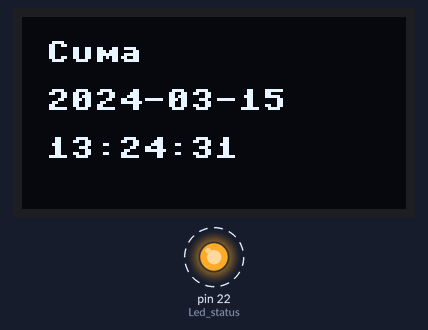
A program run on a simulated MicroPython board. Shown: 128×64 one-colour display, output pins drawn as LEDs (lit = HIGH). Dashed ring = blinking. WiFi joins after 1.5 s; the clock reads 2024-03-15 10:24:30 at power-on unless the program sets it; library files of the repository ran but are not shown: ssd1306.py; what the program prints to the serial console is not drawn.

Above: at 1.1 s.
At 9.1 s:
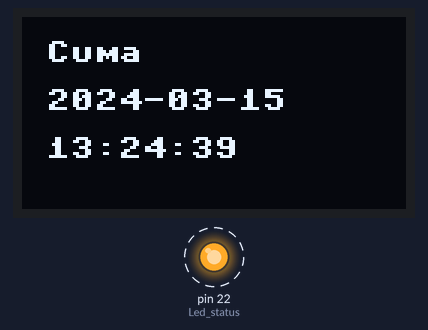
At 19.1 s:
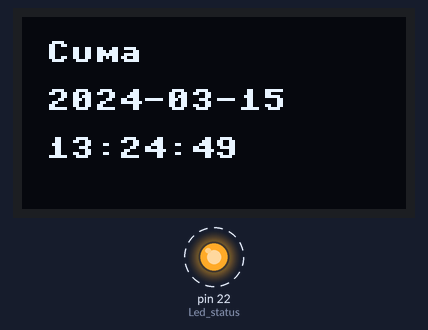
At 38.1 s:
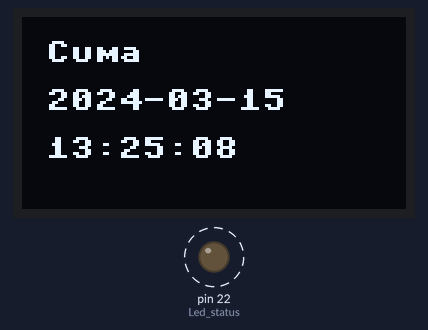
Timing chart, 0 to 40.0 s (numbered marks = the images above):
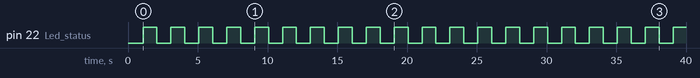

Measured:
- by itself, pin 22 (Led_status): alternates HIGH for 1.0 s and LOW for 1.0 s
- what the display in image 0 shows lasts 1.0 s, from 1.1 s to 2.1 s

The program:

ders11.py
```python
# time ve ntptime ile saat yapımı

import network
wifi=network.WLAN(network.STA_IF)

import aga_baglan
import machine
from machine import Pin, I2C
import ssd1306
import utime
import ntptime


Led_status= Pin (22,Pin.OUT)
#i2c = I2C(scl=Pin(18), sda=Pin(19), freq=400000)#software I2C
i2c= I2C(0) # hardware I2C

oled=ssd1306.SSD1306_I2C(128,64,i2c)
oled.fill(0)
oled.show()

#GLOBAL degiskenler
SAATFARKI=3
dakikasayaci=0
haftaninGUNU=('Pazartesi','Sali','Carsamba','pPersembe','Cuma','Cumartesi','Pazar')


def ntpGuncelle():
    ntptime.settime()
    print("Saat guncellendi")

def ntpOLEDyazdir():
    localtime = utime.localtime(utime.time() + SAATFARKI * 3600)
    print(localtime)#tuple degisken cıktı: (2021, 4, 3, 14, 12, 49, 5, 93)
    #print(localtime[0]) #cıktı : 2021
    #deger=haftaninGUNU[localtime[6]]
    # odev **** ekranı ortala fonksiyonu yaz
    deger=int (127 - ((len(haftaninGUNU[localtime[6]])*16)/2))
    print(deger)
    #hatalı print( ( (127 - len(deger))*16 / 2) ) #işlem önceliği
    #print ( 127 - ((len(deger)*16)/2) )
    #print(haftaninGUNU[localtime[6]])
    #print('{0:04d}-{1:02d}-{2:02d}'.format(*localtime)) # cikti=2021-04-03
    #print('{3:02d}:{4:02d}:{5:02d}'.format(*localtime))
    #
    oled.fill(0)
    oled.text(haftaninGUNU[localtime[6]], 8,8)
    oled.text('{0:04d}-{1:02d}-{2:02d}'.format(*localtime),8,24)
    oled.text('{3:02d}:{4:02d}:{5:02d}'.format(*localtime),8,40)
    #
    oled.show()

#timer objesi olusturmak
def tmr1_kesmesi(timer):
    global dakikasayaci# global degiskeni localde kullanmak için

    dakikasayaci=dakikasayaci+1 # bu daha kısa yazılabilir mi?
    if dakikasayaci >= 59:
        ntpGuncelle()
        dakikasayaci=0


    ntpOLEDyazdir()
    #aga baglımıyım testi
    if wifi.isconnected():
        Led_status.value(1 - Led_status.value())#yanık
    else:
        Led_status.value(1)#sonuk

from machine import Timer
tmr1 = Timer(-1) # sanal zamanlayici olustur
tmr1.init(period=1000, mode=Timer.PERIODIC, callback=tmr1_kesmesi)
#timer objesi olusturmak
```

aga_baglan.py
```python
import network
wifi=network.WLAN(network.STA_IF)
wifi.active(True)
wifi.connect('wifi adi','wifi sifresi')
```
